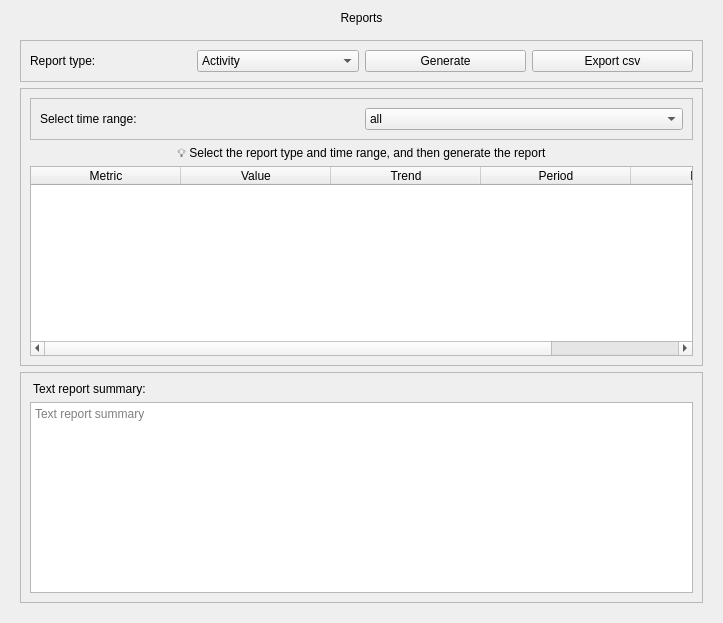
<?xml version="1.0" encoding="UTF-8"?>
<ui version="4.0">
 <class>ReportsView</class>
 <widget class="QWidget" name="ReportsView">
  <property name="geometry">
   <rect>
    <x>0</x>
    <y>0</y>
    <width>723</width>
    <height>623</height>
   </rect>
  </property>
  <property name="minimumSize">
   <size>
    <width>0</width>
    <height>0</height>
   </size>
  </property>
  <property name="windowTitle">
   <string>Form</string>
  </property>
  <layout class="QVBoxLayout" name="verticalLayout" stretch="0,0">
   <item>
    <widget class="QLabel" name="lbl_title">
     <property name="text">
      <string>Reports</string>
     </property>
     <property name="alignment">
      <set>Qt::AlignmentFlag::AlignCenter</set>
     </property>
    </widget>
   </item>
   <item>
    <widget class="QWidget" name="ContentArea" native="true">
     <property name="sizePolicy">
      <sizepolicy hsizetype="Expanding" vsizetype="Expanding">
       <horstretch>0</horstretch>
       <verstretch>0</verstretch>
      </sizepolicy>
     </property>
     <layout class="QVBoxLayout" name="verticalLayout_2">
      <item>
       <widget class="QFrame" name="frame_controls">
        <property name="sizePolicy">
         <sizepolicy hsizetype="Expanding" vsizetype="Fixed">
          <horstretch>0</horstretch>
          <verstretch>0</verstretch>
         </sizepolicy>
        </property>
        <property name="frameShape">
         <enum>QFrame::Shape::StyledPanel</enum>
        </property>
        <property name="frameShadow">
         <enum>QFrame::Shadow::Raised</enum>
        </property>
        <layout class="QHBoxLayout" name="horizontalLayout">
         <item>
          <widget class="QLabel" name="lbl_info">
           <property name="text">
            <string>&lt;html&gt;&lt;head/&gt;&lt;body&gt;&lt;p&gt;&lt;img src=&quot;assets/reports.png&quot; width=&quot;16&quot; height=&quot;16&quot;/&gt;  Report type:&lt;/p&gt;&lt;/body&gt;&lt;/html&gt;</string>
           </property>
          </widget>
         </item>
         <item>
          <widget class="QComboBox" name="cb_report_type">
           <item>
            <property name="text">
             <string>Activity</string>
            </property>
           </item>
           <item>
            <property name="text">
             <string>Genres</string>
            </property>
           </item>
           <item>
            <property name="text">
             <string>Books</string>
            </property>
           </item>
           <item>
            <property name="text">
             <string>Top Readers</string>
            </property>
           </item>
          </widget>
         </item>
         <item>
          <widget class="QPushButton" name="btn_generate">
           <property name="text">
            <string>Generate</string>
           </property>
           <property name="icon">
            <iconset>
             <normaloff>assets/icons/add.svg</normaloff>assets/icons/add.svg</iconset>
           </property>
           <property name="checkable">
            <bool>false</bool>
           </property>
          </widget>
         </item>
         <item>
          <widget class="QPushButton" name="btn_export">
           <property name="text">
            <string>Export csv</string>
           </property>
           <property name="icon">
            <iconset>
             <normaloff>assets/icons/export.svg</normaloff>assets/icons/export.svg</iconset>
           </property>
           <property name="checkable">
            <bool>false</bool>
           </property>
          </widget>
         </item>
        </layout>
       </widget>
      </item>
      <item>
       <widget class="QFrame" name="frame_table">
        <property name="minimumSize">
         <size>
          <width>0</width>
          <height>60</height>
         </size>
        </property>
        <property name="frameShape">
         <enum>QFrame::Shape::StyledPanel</enum>
        </property>
        <property name="frameShadow">
         <enum>QFrame::Shadow::Raised</enum>
        </property>
        <layout class="QVBoxLayout" name="verticalLayout_4">
         <item>
          <widget class="QFrame" name="frame_time">
           <property name="minimumSize">
            <size>
             <width>0</width>
             <height>0</height>
            </size>
           </property>
           <property name="frameShape">
            <enum>QFrame::Shape::StyledPanel</enum>
           </property>
           <property name="frameShadow">
            <enum>QFrame::Shadow::Raised</enum>
           </property>
           <layout class="QHBoxLayout" name="horizontalLayout_2">
            <item>
             <widget class="QLabel" name="lbl_desc1">
              <property name="maximumSize">
               <size>
                <width>16777215</width>
                <height>16777215</height>
               </size>
              </property>
              <property name="text">
               <string>Select time range:</string>
              </property>
             </widget>
            </item>
            <item>
             <widget class="QComboBox" name="cb_time">
              <item>
               <property name="text">
                <string>all</string>
               </property>
              </item>
              <item>
               <property name="text">
                <string>week</string>
               </property>
              </item>
              <item>
               <property name="text">
                <string>month</string>
               </property>
              </item>
              <item>
               <property name="text">
                <string>year</string>
               </property>
              </item>
             </widget>
            </item>
           </layout>
          </widget>
         </item>
         <item>
          <widget class="QLabel" name="lbl_info1">
           <property name="text">
            <string>💡 Select the report type and time range, and then generate the report</string>
           </property>
           <property name="alignment">
            <set>Qt::AlignmentFlag::AlignCenter</set>
           </property>
          </widget>
         </item>
         <item>
          <widget class="QTableWidget" name="table_reports">
           <property name="editTriggers">
            <set>QAbstractItemView::EditTrigger::NoEditTriggers</set>
           </property>
           <property name="alternatingRowColors">
            <bool>true</bool>
           </property>
           <property name="selectionMode">
            <enum>QAbstractItemView::SelectionMode::SingleSelection</enum>
           </property>
           <property name="selectionBehavior">
            <enum>QAbstractItemView::SelectionBehavior::SelectRows</enum>
           </property>
           <property name="sortingEnabled">
            <bool>true</bool>
           </property>
           <attribute name="horizontalHeaderDefaultSectionSize">
            <number>150</number>
           </attribute>
           <attribute name="horizontalHeaderStretchLastSection">
            <bool>true</bool>
           </attribute>
           <column>
            <property name="text">
             <string>Metric</string>
            </property>
           </column>
           <column>
            <property name="text">
             <string>Value</string>
            </property>
           </column>
           <column>
            <property name="text">
             <string>Trend</string>
            </property>
           </column>
           <column>
            <property name="text">
             <string>Period</string>
            </property>
           </column>
           <column>
            <property name="text">
             <string>Notes</string>
            </property>
           </column>
          </widget>
         </item>
        </layout>
       </widget>
      </item>
      <item>
       <widget class="QFrame" name="frame_text_report">
        <property name="minimumSize">
         <size>
          <width>0</width>
          <height>50</height>
         </size>
        </property>
        <property name="frameShape">
         <enum>QFrame::Shape::StyledPanel</enum>
        </property>
        <property name="frameShadow">
         <enum>QFrame::Shadow::Raised</enum>
        </property>
        <layout class="QVBoxLayout" name="verticalLayout_3">
         <item>
          <widget class="QLabel" name="lbl_desc">
           <property name="text">
            <string>&lt;img src=&quot;assets/reports.png&quot; width=&quot;16&quot; height=&quot;16&quot;&gt; Text report summary:</string>
           </property>
          </widget>
         </item>
         <item>
          <widget class="QTextEdit" name="input_report_text">
           <property name="documentTitle">
            <string/>
           </property>
           <property name="html">
            <string>&lt;!DOCTYPE HTML PUBLIC &quot;-//W3C//DTD HTML 4.0//EN&quot; &quot;http://www.w3.org/TR/REC-html40/strict.dtd&quot;&gt;
&lt;html&gt;&lt;head&gt;&lt;meta name=&quot;qrichtext&quot; content=&quot;1&quot; /&gt;&lt;meta charset=&quot;utf-8&quot; /&gt;&lt;style type=&quot;text/css&quot;&gt;
p, li { white-space: pre-wrap; }
hr { height: 1px; border-width: 0; }
li.unchecked::marker { content: &quot;\2610&quot;; }
li.checked::marker { content: &quot;\2612&quot;; }
&lt;/style&gt;&lt;/head&gt;&lt;body style=&quot; font-family:'Segoe UI'; font-size:9pt; font-weight:400; font-style:normal;&quot;&gt;
&lt;p style=&quot;-qt-paragraph-type:empty; margin-top:0px; margin-bottom:0px; margin-left:0px; margin-right:0px; -qt-block-indent:0; text-indent:0px;&quot;&gt;&lt;br /&gt;&lt;/p&gt;&lt;/body&gt;&lt;/html&gt;</string>
           </property>
           <property name="placeholderText">
            <string>Text report summary</string>
           </property>
          </widget>
         </item>
        </layout>
       </widget>
      </item>
     </layout>
    </widget>
   </item>
  </layout>
 </widget>
 <resources/>
 <connections/>
</ui>
